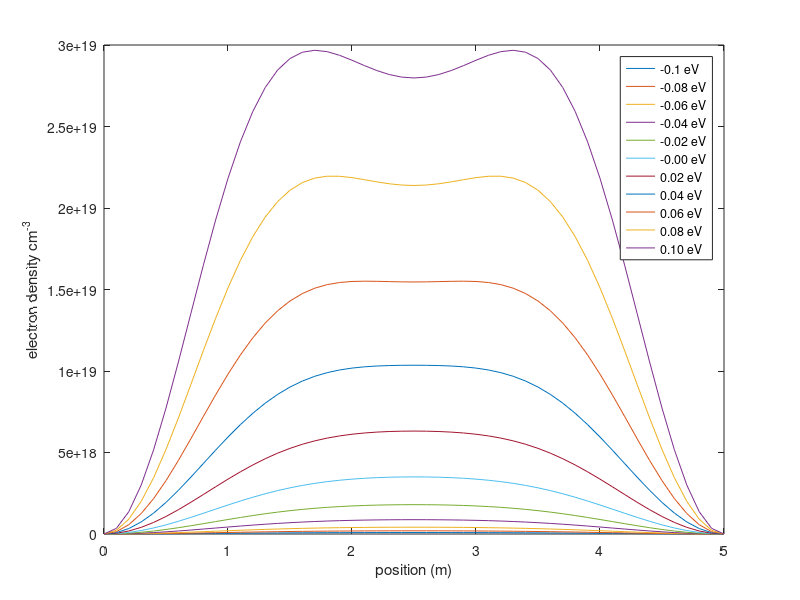
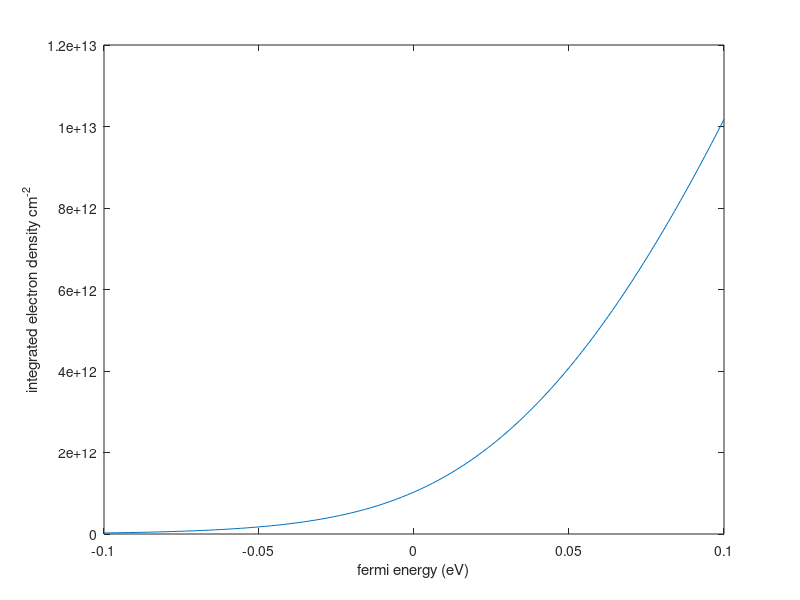

The MATLAB script that drew these images, in order:
clear all;

%%
% Permittivity
% 
% Aluminum: 1.46
% mos2: 4
% silicon dioxide: 3.9
% silicon: 11.68
%%
h = 6.626176e-34; % Planck constant, J s
hbar = h / (2*pi); % Reduced Planck constant, J s
q = 1.602192e-19; % Elementary charge, C
e0 = 8.854187817e-12; % Vacuum permittivity, F/m
m0 = 9.109534e-31; % Electron rest mass, kg
k_B = 1.380662e-23; % Boltzmann constant, J/K
T = 300.0; % Temperature, K

thermal = k_B*T/q; % Thermal voltage, V


%%

N_point = 5; % N points in minimum thickness



mat_th = [100 100 5]*1e-9; % [Lx Ly Lz] material thickness (x0.1 nm)
mass = [0.19 0.19 0.91] %masses

% Num = mat_th.*N_point./d; % number of points in each material
% N = sum(Num)+1;
% 
% x = dx*transpose([0:sum(Num)]); % real space thickness

nmax = 1000;
coef = 2*mat_th(1)*mat_th(2)/(2*pi)*sqrt(mass(1)*mass(2))*m0/(hbar^2)*(k_B*T);
totalNumber = 0;
Nz = 51;
for Efr = 1:101
    Ef = -0.1 + (Efr-1)/100*0.2;
z = transpose([0:Nz-1])*mat_th(3)/(Nz-1);

elec = zeros(Nz,1); % Electron density, /m^3
for n=1:nmax
 Ez = (hbar^2)/(2*mass(3)*m0)*(pi*n/mat_th(3))^2;
 subbandNumber = coef*log(1+exp(-(Ez-q*Ef)/(k_B*T)));
totalNumber = totalNumber + subbandNumber;
elec = elec + 2/(mat_th(1)*mat_th(2)*mat_th(3))*(sin(n*pi*z/mat_th(3)).^2)*subbandNumber;
end
int_elec=sum(elec*1e-10);
elec_ef(Efr,:) = elec;
int_elec_ef(Efr) = int_elec;
end
figure(1)
plot(z/1e-9,elec_ef(1,:)/1e6,z/1e-9,elec_ef(11,:)/1e6,z/1e-9,elec_ef(21,:)/1e6,z/1e-9,elec_ef(31,:)/1e6,z/1e-9,elec_ef(41,:)/1e6,z/1e-9,elec_ef(51,:)/1e6,z/1e-9,elec_ef(61,:)/1e6,z/1e-9,elec_ef(71,:)/1e6,z/1e-9,elec_ef(81,:)/1e6,z/1e-9,elec_ef(91,:)/1e6,z/1e-9,elec_ef(101,:)/1e6)
legend('-0.1 eV', '-0.08 eV', '-0.06 eV', '-0.04 eV', '-0.02 eV', '-0.00 eV', '0.02 eV', '0.04 eV', '0.06 eV', '0.08 eV', '0.10 eV');
xlabel('position (m)')
ylabel('electron density cm^-^3')
figure(2)
plot(-0.1+[0:100]/100*0.2,int_elec_ef/1e4);
xlabel('fermi energy (eV)')
ylabel('integrated electron density cm^-^2')